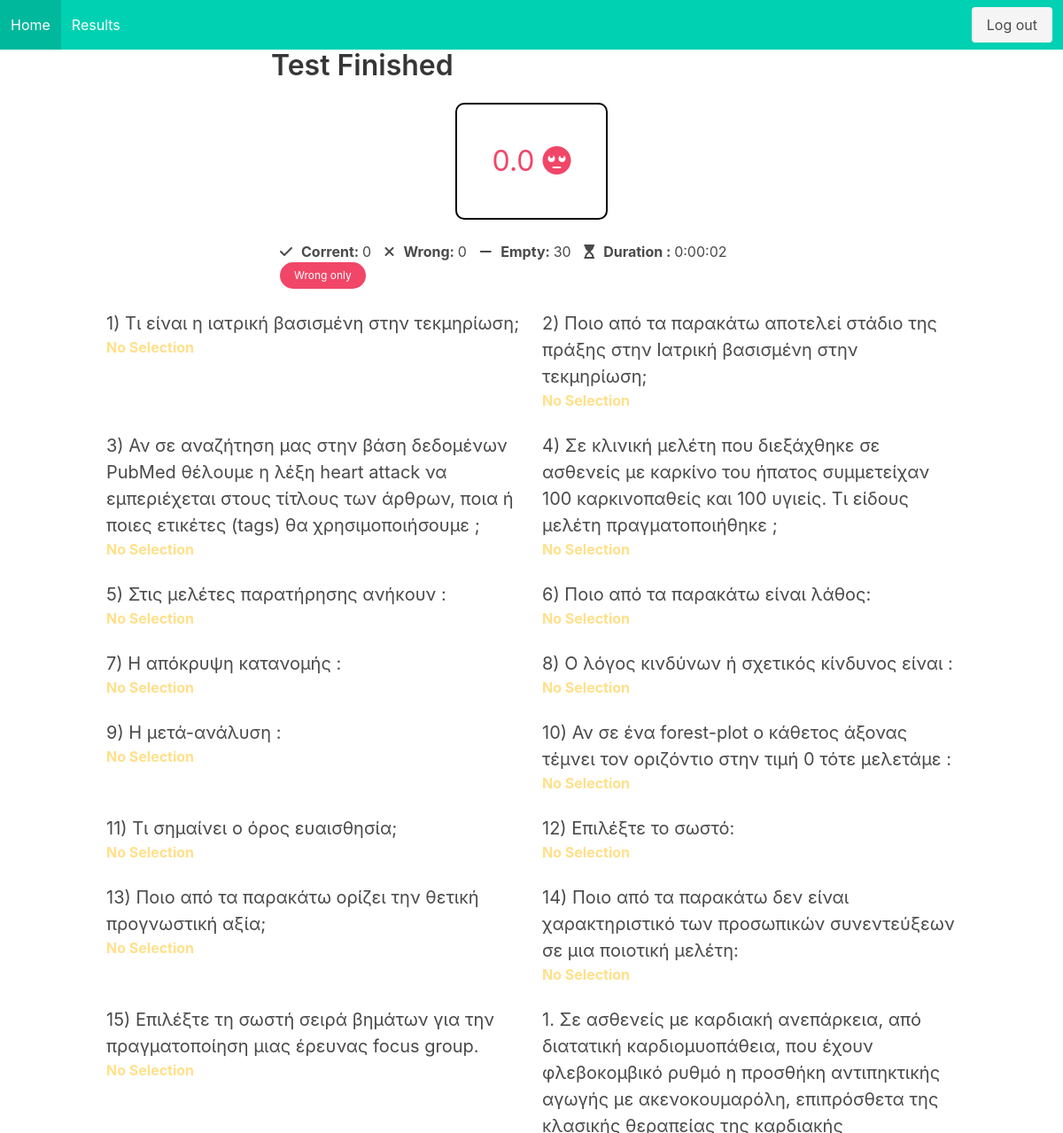
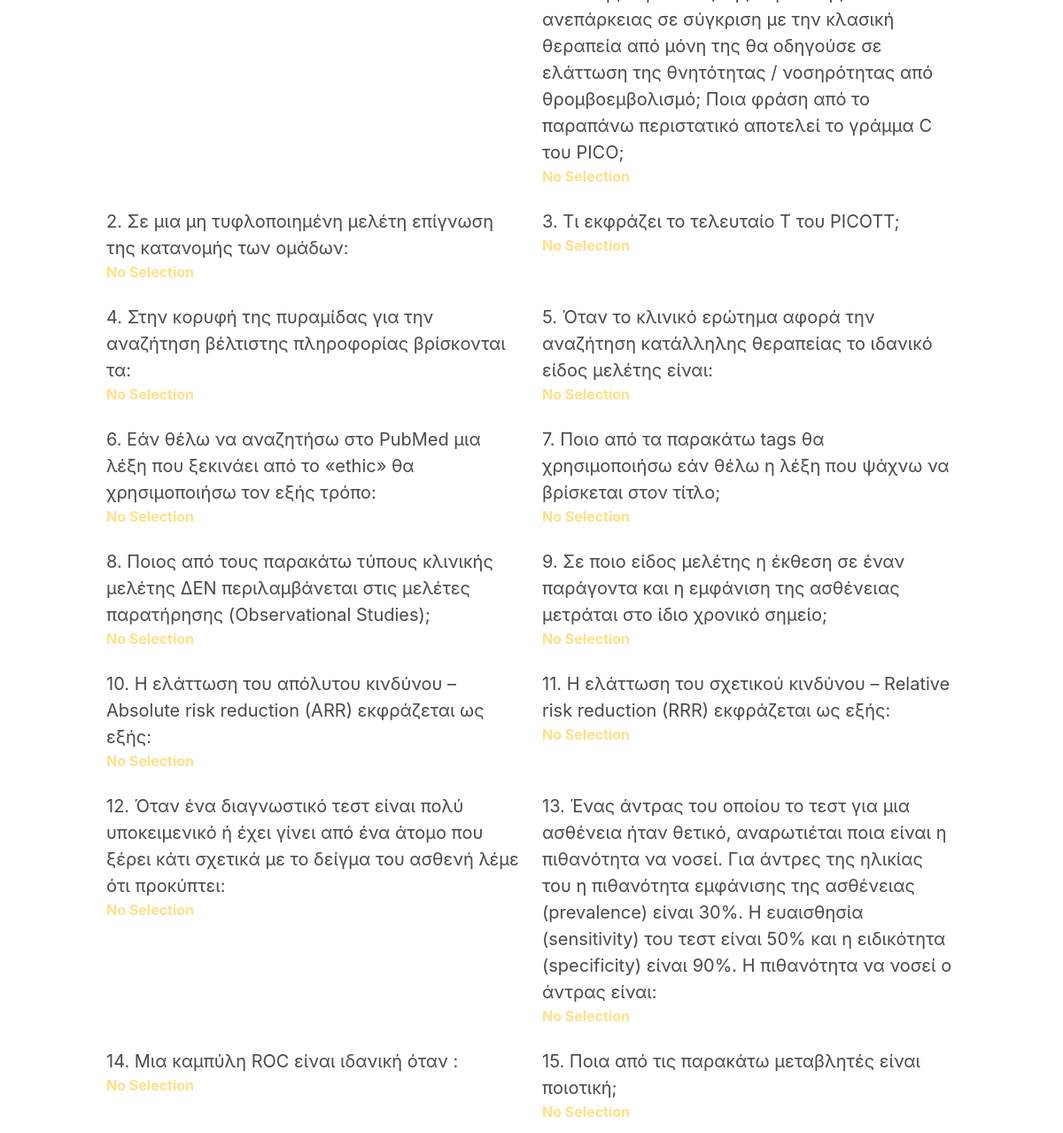
/tests/46 (signed in), run on the app's committed database (2 pictures, top to bottom).
### tests/models.py (models this page shows, shortened)
class Attempt(models.Model):
    started_at = models.DateTimeField(null=True, blank=True)
    ended_at = models.DateTimeField(null=True, blank=True)
    correct = models.IntegerField(default=0)
    user = models.ForeignKey(User, on_delete=models.CASCADE, null=True,
                             blank=True)
    questions = models.ManyToManyField(Question)
    finished = models.BooleanField(default=False)
    def null(self):
        return self.aswer_set.filter(choice__isnull=True).count()
    def wrong(self):
        return self.aswer_set.filter(choice__correct=False).count()
    def score(self):
        return round(self.correct / self.questions.count() * 10, 2) if self.questions.count() != 0 else 0
    def duration(self):
        import arrow
        return arrow.get(self.ended_at) - arrow.get(self.started_at)

class Aswer(models.Model):
    question = models.ForeignKey(Question, on_delete=models.CASCADE, null=True,
                                 blank=True)
    choice = models.ForeignKey(Choice, on_delete=models.CASCADE, null=True,
                               blank=True)
    attempt = models.ForeignKey(Attempt, on_delete=models.CASCADE, null=True,
                                blank=True)

class Question(models.Model):
    title = models.CharField(max_length=200)
    test = models.ForeignKey(Test, on_delete=models.CASCADE, null=True,
                             blank=True)
    class Meta:
        unique_together = ['title', 'test']

### tests/views.py (the view)
# urls.py: path('tests/<int:id>', views.attempt_detail, name='attempt'),
@login_required
def attempt_detail(request, id):
    attempt = get_object_or_404(Attempt, id=id)
    return render(request, "tests/results.html", {'attempt': attempt})

### templates/tests/results.html (shortened to what this page needs)
{% extends 'base.html' %}
{% load humanize %}
{% block content %}
<div class="columns is-centered">
    <div class="column is-half">
        <h1 class="title">Test Finished</h1>
        <div class='score_container'>
            <div class="score">
                {% if attempt.score > 6 %}
                    <span class="score_number has-text-success">
                        {{attempt.score}}
                        <i class="fas fa-glass-cheers"></i>
                    </span>
                {% else %}
                    <span class="score_number has-text-danger">
                        {{attempt.score}}
                        <i class="fas fa-meh-rolling-eyes"></i>
                    </span>
                {% endif %}
            </div>
        </div>
        <div>
            <p class="content">
                <ul>
                    <li><i class="fas fa-check"></i><b>Corrent: </b> {{attempt.correct}}</li>
                    <li><i class="fas fa-times"></i><b>Wrong: </b> {{attempt.wrong}}</li>
                    <li><i class="fas fa-minus"></i><b>Empty: </b> {{attempt.null}}</li>
                    <li><i class="fas fa-hourglass-start"></i><b>Duration : </b> <time>{{attempt.duration}}</time></li>
                    <li><button id='onoff' class="button is-danger is-small is-rounded">Wrong only</button></li>
                </ul>
            </p>
        </div>
    </div>
</div>
<div class="container">
    <div class="columns is-multiline">
        {% for a in attempt.aswer_set.all  %}
            <div class="column is-half" correct="{{a.choice.correct}}">
                <h1 class="header">{{a.question.title|striptags}}</h1>
                <div class="choice">
                    {% if a.choice.correct %}
                        <p class='has-text-success'>
                            <i class="fas fa-check"></i>
                            {{a.choice.title|striptags}}
                        </p>
                    {% elif a.choice is None %}
                         <p class="has-text-warning has-text-weight-bold">
                            No Selection
                        </p>
                    {% else %}
                        <p class='has-text-danger'>
                            <i class="fas fa-times"></i>
                            {{a.choice.title|striptags}}
                        </p>
                    {% endif %}
                </div>
            </div>
        {% endfor %}
    </div>
</div>
{% endblock content %}

### static/style.css (style rules this page uses)
.header { font-size: 1.25rem; }
.score_container { display: flex; }
.score { padding: 40px; margin: auto; border: solid black 2px; border-radius: 10px; }
.score_number { font-size: 2rem; font: monospace; }
ul li { display: inline; margin-left: 10px; }
ul li svg:first-child, ul li i:first-child { margin-right: 10px; }

### data on the page
Attempt: score "0.0", correct "0", wrong "0", null "30", duration "0:00:02"
Aswer: question "1) Τι είναι η ιατρική βασισμένη στην τεκμηρίωση;", shows "No Selection"
Aswer: question "2) Ποιο από τα παρακάτω αποτελεί στάδιο της πράξης στην Ιατρική βασισμένη στην τεκμηρίωση;", shows "No Selection"
Aswer: question "3) Αν σε αναζήτηση μας στην βάση δεδομένων PubMed θέλουμε η λέξη heart attack να εμπεριέχεται στους τίτλους των άρθρων, ποια ή ποιες ετικέτες (tags) θα χρησιμοποιήσουμε ;", shows "No Selection"
Aswer: question "4) Σε κλινική μελέτη που διεξάχθηκε σε ασθενείς με καρκίνο του ήπατος συμμετείχαν 100 καρκινοπαθείς και 100 υγιείς. Τι είδους μελέτη πραγματοποιήθηκε ;", shows "No Selection"
Aswer: question "5) Στις μελέτες παρατήρησης ανήκουν :", shows "No Selection"
Aswer: question "6) Ποιο από τα παρακάτω είναι λάθος:", shows "No Selection"
Aswer: question "7) Η απόκρυψη κατανομής :", shows "No Selection"
Aswer: question "8) Ο λόγος κινδύνων ή σχετικός κίνδυνος είναι :", shows "No Selection"
Aswer: question "9) Η μετά-ανάλυση :", shows "No Selection"
Aswer: question "10) Αν σε ένα forest-plot ο κάθετος άξονας τέμνει τον οριζόντιο στην τιμή 0 τότε μελετάμε :", shows "No Selection"
Aswer: question "11) Τι σημαίνει ο όρος ευαισθησία;", shows "No Selection"
Aswer: question "12) Επιλέξτε το σωστό:", shows "No Selection"
Aswer: question "13) Ποιο από τα παρακάτω ορίζει την θετική προγνωστική αξία;", shows "No Selection"
Aswer: question "14) Ποιο από τα παρακάτω δεν είναι χαρακτηριστικό των προσωπικών συνεντεύξεων σε μια ποιοτική μελέτη:", shows "No Selection"
Aswer: question "15) Επιλέξτε τη σωστή σειρά βημάτων για την πραγματοποίηση μιας έρευνας focus group.", shows "No Selection"
Aswer: question "1. Σε ασθενείς με καρδιακή ανεπάρκεια, από διατατική καρδιομυοπάθεια, που έχουν φλεβοκομβικό ρυθμό η προσθήκη αντιπηκτικής αγωγής με ακενοκουμαρόλη, επιπρόσθετα της κλασικής θεραπείας της καρδιακής ανεπάρκειας σε σύγκριση με την κλασική θεραπεία από μόνη της θα οδηγούσε σε ελάττωση της θνητότητας / νοσηρότητας από θρομβοεμβολισμό; Ποια φράση από το παραπάνω περιστατικό αποτελεί το γράμμα C του PICO;", shows "No Selection"
Aswer: question "2. Σε μια μη τυφλοποιημένη μελέτη επίγνωση της κατανομής των ομάδων:", shows "No Selection"
Aswer: question "3. Τι εκφράζει το τελευταίο T του PICOTT;", shows "No Selection"
Aswer: question "4. Στην κορυφή της πυραμίδας για την αναζήτηση βέλτιστης πληροφορίας βρίσκονται τα:", shows "No Selection"
Aswer: question "5. Όταν το κλινικό ερώτημα αφορά την αναζήτηση κατάλληλης θεραπείας το ιδανικό είδος μελέτης είναι:", shows "No Selection"
Aswer: question "6. Εάν θέλω να αναζητήσω στο PubMed μια λέξη που ξεκινάει από το «ethic» θα χρησιμοποιήσω τον εξής τρόπο:", shows "No Selection"
Aswer: question "7. Ποιο από τα παρακάτω tags θα χρησιμοποιήσω εάν θέλω η λέξη που ψάχνω να βρίσκεται στον τίτλο;", shows "No Selection"
Aswer: question "8. Ποιος από τους παρακάτω τύπους κλινικής μελέτης ΔΕΝ περιλαμβάνεται στις μελέτες παρατήρησης (Observational Studies);", shows "No Selection"
Aswer: question "9. Σε ποιο είδος μελέτης η έκθεση σε έναν παράγοντα και η εμφάνιση της ασθένειας μετράται στο ίδιο χρονικό σημείο;", shows "No Selection"
Aswer: question "10. Η ελάττωση του απόλυτου κινδύνου – Absolute risk reduction (ARR) εκφράζεται ως εξής:", shows "No Selection"
Aswer: question "11. Η ελάττωση του σχετικού κινδύνου – Relative risk reduction (RRR) εκφράζεται ως εξής:", shows "No Selection"
Aswer: question "12. Όταν ένα διαγνωστικό τεστ είναι πολύ υποκειμενικό ή έχει γίνει από ένα άτομο που ξέρει κάτι σχετικά με το δείγμα του ασθενή λέμε ότι προκύπτει:", shows "No Selection"
Aswer: question "13. Ένας άντρας του οποίου το τεστ για μια ασθένεια ήταν θετικό, αναρωτιέται ποια είναι η πιθανότητα να νοσεί. Για άντρες της ηλικίας του η πιθανότητα εμφάνισης της ασθένειας (prevalence) είναι 30%. Η ευαισθησία (sensitivity) του τεστ είναι 50% και η ειδικότητα (specificity) είναι 90%. Η πιθανότητα να νοσεί ο άντρας είναι:", shows "No Selection"
Aswer: question "14. Μια καμπύλη ROC είναι ιδανική όταν :", shows "No Selection"
Aswer: question "15. Ποια από τις παρακάτω μεταβλητές είναι ποιοτική;", shows "No Selection"
